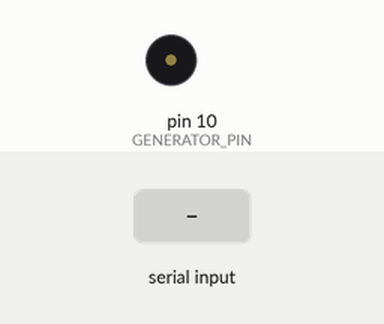
Recording of a sketch running on a simulated Arduino Uno, built with avr-gcc and run on an emulated ATmega328P. Parts: buzzer (waves = sounding). The test bench sets the inputs (shaded band).

Above: at 2.7 s.
2.8 s: "C90\n" received over Serial
At 3.5 s:
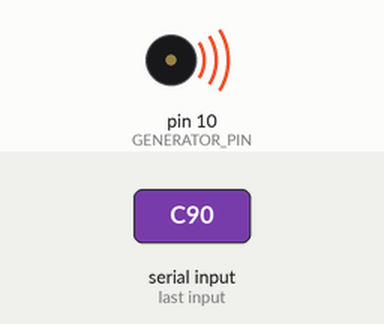
4.3 s: "S90\n" received over Serial
At 4.6 s:
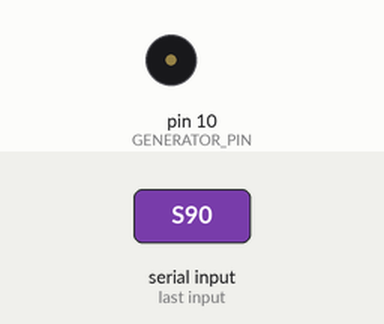
Timing chart, 0 to 7.3 s (numbered marks = the images above; inputs shaded):
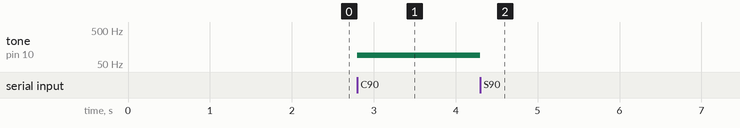

Measured:
- after the input at 2.8 s, tone on pin 10 (GENERATOR_PIN): silent → 90 Hz at once
- after the input at 4.3 s, tone on pin 10 (GENERATOR_PIN): 90 Hz → silent at once

The sketch:

wavegen_arduino.ino
```cpp
/*
Square Waveform Generator asynchronous using tone

 Olivier Boesch (c) 2020-2021
*/

//Serial baudrate with computer
#define SERIAL_BAUDRATE 115200
//should we debug ? (uncomment the following line to do so)
//#define DEBUG
//don't wait serial forever
#define SERIAL_TIMEOUT 10 //ms
//don't output more than this frequency (5Hz wave -- 16000/3200)
#define MAX_FREQ 16000 //Hz
//don't output less than this frequency
//(~9.10^-3 Hz wave -- 31/3200 -- required by the tone function)
#define MIN_FREQ 31 //Hz
//each command ends with this
#define TERMINATOR '\n'
//pin
#define GENERATOR_PIN 10

//class for asynchronous square signal generation
class Pulse
{
public:
  Pulse(int pin);
  void start_continuous(unsigned long freq);
  void start_burst(unsigned long n, unsigned long freq);
  void stop();
  void update();
  byte get_mode();
private:
  byte _pin; //where is the output pin ?
  byte _mode; //0: stop, 1: continuous, 2: pulse
  unsigned long _time_end; //µs - time to stop the burst
};

Pulse::Pulse(int pin){
  //remember the pin
  this->_pin = pin;
  //begin stopped
  this->stop();
  this->_time_end = 0;
}

byte Pulse::get_mode(){
  //return current mode
  return this->_mode;
}

void Pulse::start_continuous(unsigned long freq){
  //change only if frequency is valid
  if((freq <= MAX_FREQ) && (freq >= MIN_FREQ)){
    //set current mode
    this->_mode = 1;
    //start output signal generation
    tone(this->_pin, freq);
  #ifdef DEBUG
    Serial.print("Continuous f=");
    Serial.print(freq);
    Serial.println("Hz");
  #endif
  }
}

void Pulse::start_burst(unsigned long n, unsigned long freq){
  //change only if frequency is valid
  if((freq <= MAX_FREQ) && (freq >= MIN_FREQ) && (n > 0)){
    //set current mode
    this->_mode = 2;
    //compute when the burst should end (current time + number of period * period)
    this->_time_end = micros() + (unsigned long)((double)n/(double)freq*1000000.0);
    //start output signal generation
    tone(this->_pin, freq);
  #ifdef DEBUG
    Serial.print("Burst of ");
    Serial.print(n);
    Serial.print(" Pulses; f=");
    Serial.print(freq);
    Serial.println("Hz");
  #endif
  }
}

void Pulse::stop(){
  this->_time_end = 0;
  //set current mode to 0
  this->_mode = 0;
  //stop signal generation
  noTone(this->_pin);
  #ifdef DEBUG
    Serial.println("Stop");
  #endif
}

void Pulse::update(){
  //is it time to end the burst ?
  if((this->_mode == 2) && (micros() >= this->_time_end)){
    this->stop();
  }
}

Pulse * pulse_gen;

void setup(){
  pulse_gen = new Pulse(GENERATOR_PIN);
  Serial.begin(SERIAL_BAUDRATE); //start serial
  Serial.setTimeout(SERIAL_TIMEOUT);
  #ifdef DEBUG //in debug case, we should wait for serial connection
    while(!Serial);
    Serial.println("Starting...");
  #endif
}

void loop(){
  //is there a command ready to be received?
  if(Serial.available()){
    String buffer;
    long n_pulses;
    long frequency;
    int comma;
    //read the complete command
    buffer = Serial.readStringUntil(TERMINATOR);
    #ifdef DEBUG
      Serial.println(buffer);
    #endif
    if(buffer.length() > 0){
      //the first character is the kind of command
      switch(buffer[0]){
        case 'S': //Stop
          //stop the generator
          pulse_gen->stop();
          break;
        case 'C': //Continuous
          //following integer is the real output freq
          frequency = buffer.substring(1).toInt();
          //start continuous generation
          pulse_gen->start_continuous(frequency);
          break;
        case 'B': //Burst
          //the comma separates the number of pulses and the frequency
          comma = buffer.indexOf(',');
          //first integer is the number of pulses
          n_pulses = buffer.substring(1,comma).toInt();
          //second integer is the frequency
        frequency = buffer.substring(comma+1).toInt();
          // start emitting a burst
          pulse_gen->start_burst(n_pulses, frequency);
          break;
        case '?': //Query current mode
          //return current mode (as an integer): 0-> stop, 1-> continuous, 2->Burst (will go to 0 when the burst ends)
          Serial.println(pulse_gen->get_mode());
      }
    }
  }
  //update the generator (to end burst at the right time)
  pulse_gen->update();
}
```
